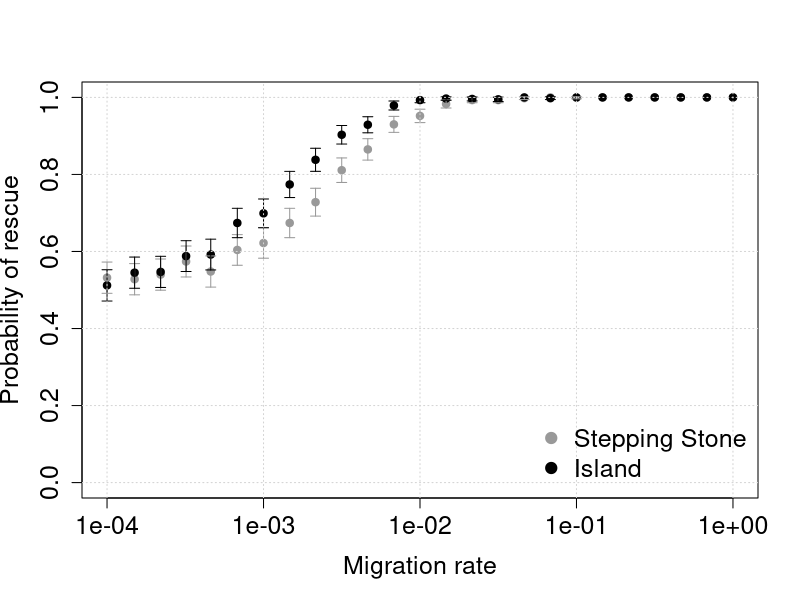
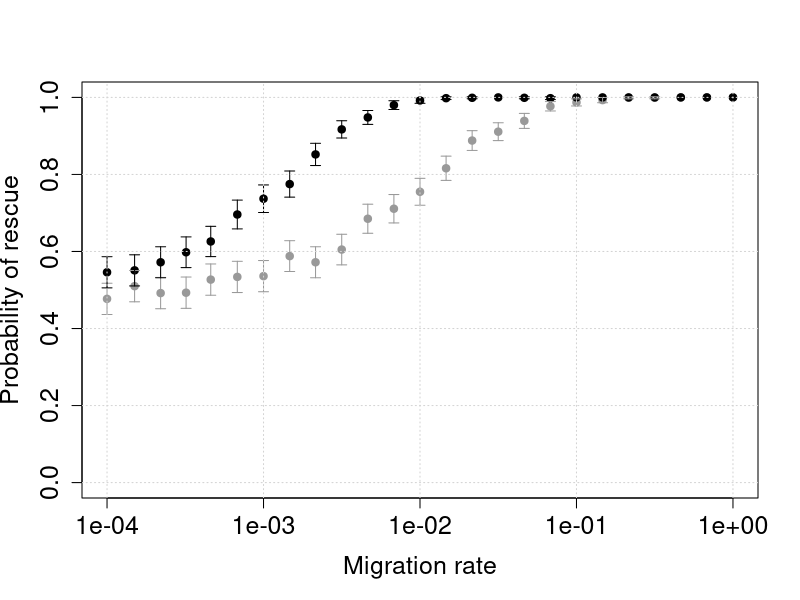
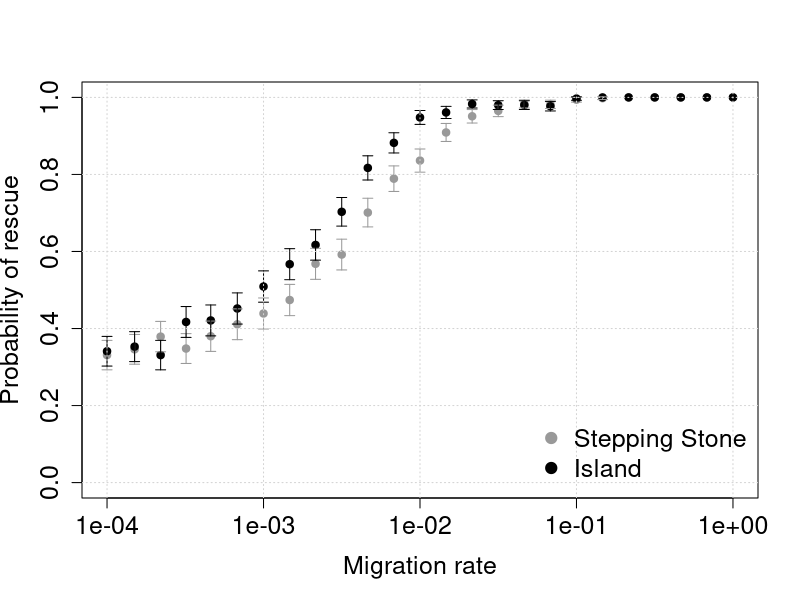
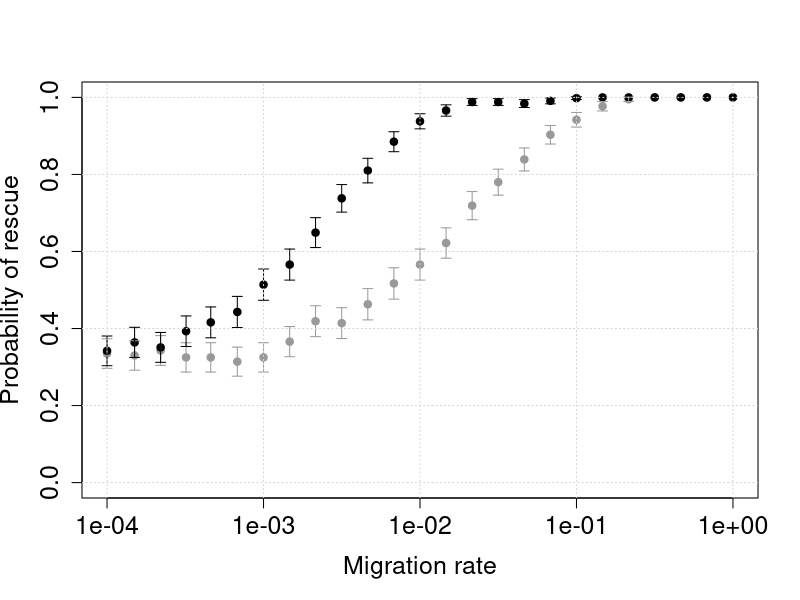
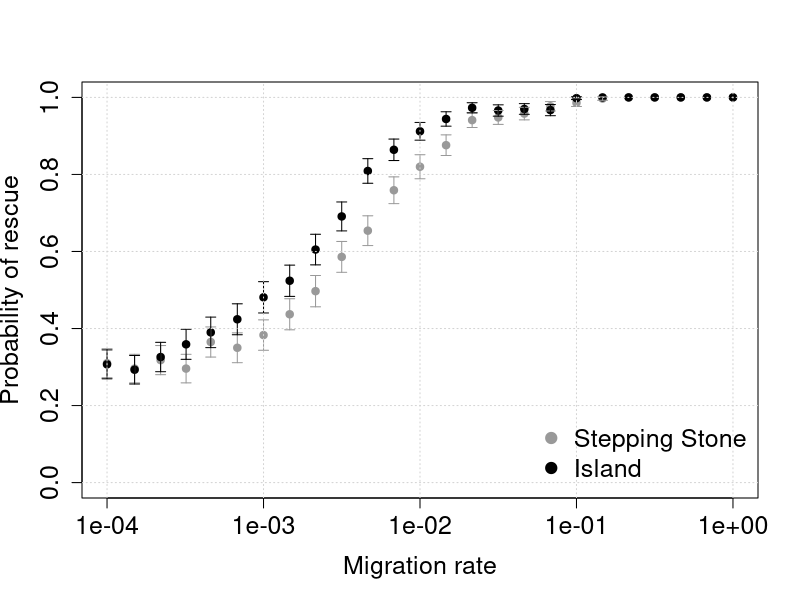
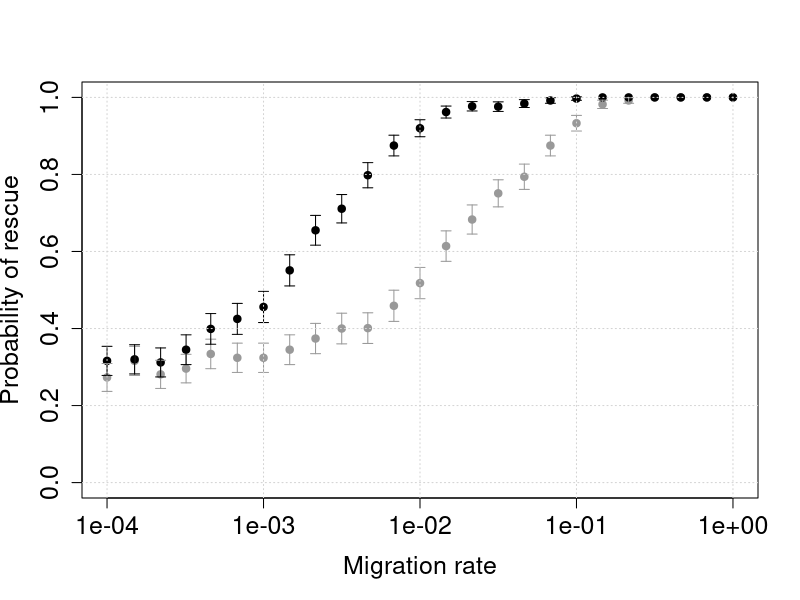
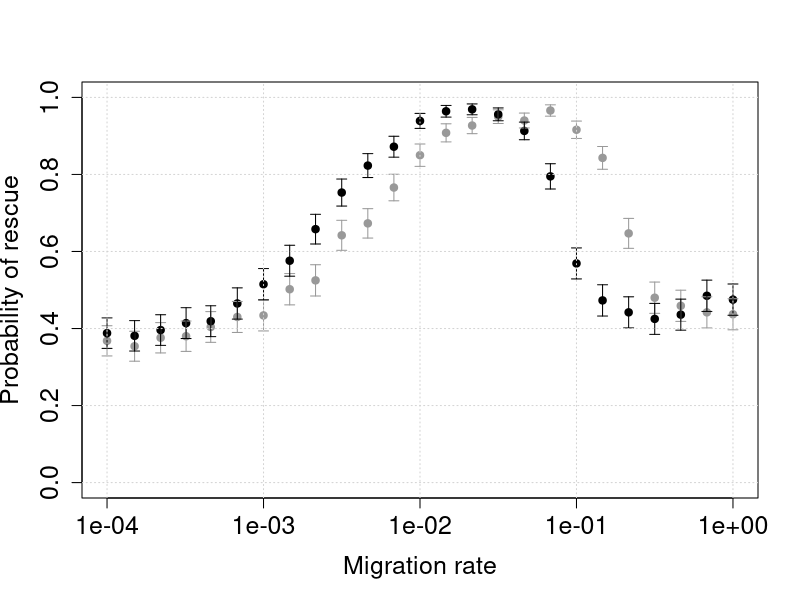
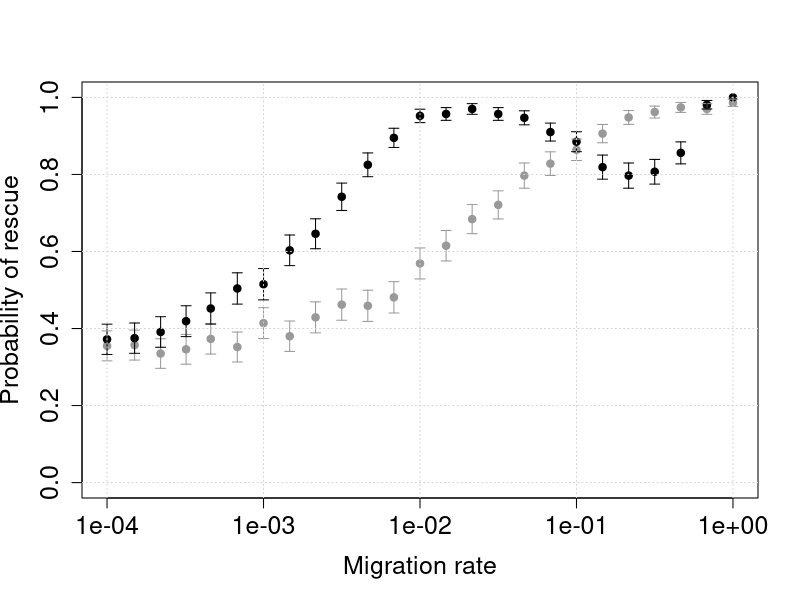

Generate these figures, in order, with R:
# FIGURE 2 A to F as well as S5A and B using ./Simulations/00_results_fig2-3_nodensity.txt
par(mar=c(5,5,2,2))
ER_data <- read.table("./Simulations/00_results_fig2-3.txt", header=T)
s.list <- unique(ER_data$s)
r.list <- unique(ER_data$r)
D.list <- unique(ER_data$Demes)
growth = 1.5

for (s in s.list){
    for (r in r.list) {
        for (D in D.list){
            filename <- paste("SS_Island_s", s, "_r", r, "_D", D, "_nodensity.eps", sep="")
            setEPS()
            postscript(filename, width=7, height=5)
            
            par1 <- (ER_data$Demes == D & ER_data$isGlobal == 0.0 & ER_data$growth == growth 
                     & ER_data$s == s & ER_data$z == 0.02 & ER_data$r == r)
            ER1 <- ER_data[par1,]
            par2 <- (ER_data$Demes == D & ER_data$isGlobal == 1.0 & ER_data$growth == growth
                     & ER_data$s == s & ER_data$z == 0.02 & ER_data$r == r)
            ER2 <- ER_data[par2,]
            plot(ER1$migration, ER1$Rescue, pch = 19, col = "gray60", ylim = c(0, 1.0),
                 xlab="Migration rate", ylab="Probability of rescue", log="x", cex.axis = 1.5, cex.lab =1.5)
            points(ER2$migration, ER2$Rescue, pch = 19)
            arrows(ER1$migration, ER1$Rescue - ER1$Error, 
                   ER1$migration, ER1$Rescue + ER1$Error, 
                   length=0.05, angle=90, code=3, col = "gray60")
            arrows(ER2$migration, ER2$Rescue - ER2$Error, 
                   ER2$migration, ER2$Rescue + ER2$Error, 
                   length=0.05, angle=90, code=3, col = "black")
            grid()
            if (s == 0.1 & D == 4){
                legend("bottomright", c("Stepping Stone", "Island"), 
                       pch=c(19, 19), col = c("gray60", "black"), cex=1.5, bty="n")
            }
            dev.off()
        }
    }
}


# FIGURE 3 A to F as well as S5 C and D using ./Simulations/00_results_fig2-3_nodensity.txt

for (s in s.list){
    for (r in r.list) {
        for (D in D.list){
            filename <- paste("Comparison_s", s, "_r", r, "_D", D, "_nodensity.eps", sep="")
            setEPS()
            postscript(filename, width=7, height=5)
            
            par1 <- (ER_data$Demes == D & ER_data$isGlobal == 0.0 & ER_data$growth == growth
                     & ER_data$s == s & ER_data$z == 0.02 & ER_data$r == r)
            ER1 <- ER_data[par1,]
            par2 <- (ER_data$Demes == D & ER_data$isGlobal == 1.0 & ER_data$growth == growth
                     & ER_data$s == s & ER_data$z == 0.02 & ER_data$r == r)
            ER2 <- ER_data[par2,]
            plot(ER1$migration*2/D, ER1$Rescue, pch = 19, col = "gray60", ylim = c(0, 1.0), xlim=c(1e-4, 1),
                 xlab="Migration rate", ylab="Probability of rescue", log="x", cex.axis = 1.5, cex.lab =1.5)
            points(ER2$migration, ER2$Rescue, pch = 19)
            arrows(ER1$migration*2/D, ER1$Rescue - ER1$Error, 
                   ER1$migration*2/D, ER1$Rescue + ER1$Error, 
                   length=0.05, angle=90, code=3, col = "gray60")
            arrows(ER2$migration, ER2$Rescue - ER2$Error, 
                   ER2$migration, ER2$Rescue + ER2$Error, 
                   length=0.05, angle=90, code=3, col = "black")
            grid()
            if (s == 0.1 & D == 4){
                legend("bottomright", c("Stepping Stone", "Island"), 
                       pch=c(19, 19), col = c("gray60", "black"), cex=1.5, bty="n")
            }
            dev.off()
        }
    }
}
